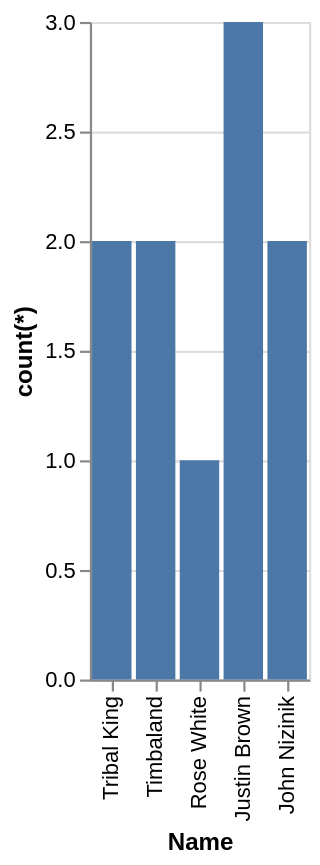

The Vega-Lite source for this figure:
### Vega-Lite specification from a JSON file in a GitHub repository (floating-point values rounded to 4 significant figures)
{"data": {"values": [{"x_data": "Tribal King", "y_data": 2}, {"x_data": "Timbaland", "y_data": 2}, {"x_data": "Rose White", "y_data": 1}, {"x_data": "Justin Brown", "y_data": 3}, {"x_data": "John Nizinik", "y_data": 2}]}, "mark": "bar", "encoding": {"x": {"field": "x_data", "type": "nominal", "title": "Name", "sort": "descending"}, "y": {"field": "y_data", "type": "quantitative", "title": "count(*)"}}}
